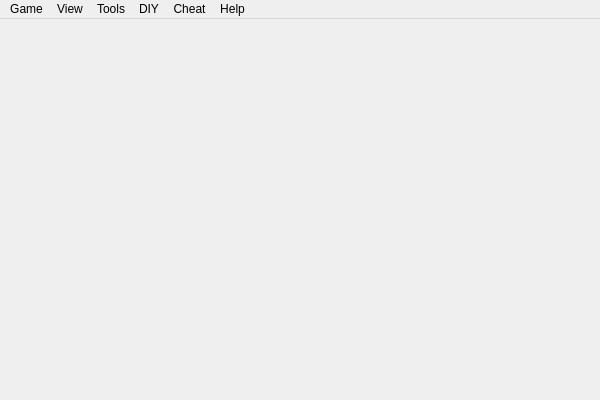
<?xml version="1.0" encoding="UTF-8"?>
<ui version="4.0">
 <class>MainWindow</class>
 <widget class="QMainWindow" name="MainWindow">
  <property name="geometry">
   <rect>
    <x>0</x>
    <y>0</y>
    <width>600</width>
    <height>400</height>
   </rect>
  </property>
  <property name="windowTitle">
   <string>Sanguosha</string>
  </property>
  <widget class="QWidget" name="centralWidget"/>
  <widget class="QMenuBar" name="menuBar">
   <property name="geometry">
    <rect>
     <x>0</x>
     <y>0</y>
     <width>600</width>
     <height>23</height>
    </rect>
   </property>
   <widget class="QMenu" name="menuGame">
    <property name="title">
     <string>Game</string>
    </property>
    <addaction name="actionStart_Game"/>
    <addaction name="actionStart_Server"/>
    <addaction name="actionPC_Console_Start"/>
    <addaction name="actionReplay"/>
    <addaction name="actionExit"/>
   </widget>
   <widget class="QMenu" name="menuOptions">
    <property name="title">
     <string>Tools</string>
    </property>
    <addaction name="actionConfigure"/>
    <addaction name="actionGeneral_Overview"/>
    <addaction name="actionCard_Overview"/>
    <addaction name="actionStat_Overview"/>
    <addaction name="actionScenario_Overview"/>
    <addaction name="actionGame_Infomation"/>
    <addaction name="actionBroadcast"/>
    <addaction name="actionAI_Melee"/>
    <addaction name="actionReplay_file_convert"/>
    <addaction name="separator"/>
    <addaction name="actionEnable_Hotkey"/>
    <addaction name="actionExpand_dashboard"/>
    <addaction name="actionView_Discarded"/>
    <addaction name="actionView_distance"/>
    <addaction name="actionServerInformation"/>
    <addaction name="actionSurrender"/>
    <addaction name="actionKick"/>
    <addaction name="actionSaveRecord"/>
   </widget>
   <widget class="QMenu" name="menuHelp">
    <property name="title">
     <string>Help</string>
    </property>
    <addaction name="actionAbout"/>
    <addaction name="actionAbout_Qt"/>
    <addaction name="actionAbout_irrKlang"/>
    <addaction name="actionAcknowledgement"/>
    <addaction name="separator"/>
    <addaction name="actionRole_assign_table"/>
   </widget>
   <widget class="QMenu" name="menuView">
    <property name="title">
     <string>View</string>
    </property>
    <addaction name="actionShow_Hide_Menu"/>
    <addaction name="actionFullscreen"/>
    <addaction name="actionMinimize_to_system_tray"/>
   </widget>
   <widget class="QMenu" name="menuCheat">
    <property name="enabled">
     <bool>true</bool>
    </property>
    <property name="title">
     <string>Cheat</string>
    </property>
    <addaction name="actionGet_card"/>
    <addaction name="actionDamage_maker"/>
    <addaction name="actionDeath_note"/>
    <addaction name="actionRevive_wand"/>
    <addaction name="actionMp_maker"/>
    <addaction name="actionSend_lowlevel_command"/>
   </widget>
   <widget class="QMenu" name="menuDIY">
    <property name="title">
     <string>DIY</string>
    </property>
    <addaction name="actionCard_editor"/>
    <addaction name="actionScript_editor"/>
    <addaction name="actionPackaging"/>
   </widget>
   <addaction name="menuGame"/>
   <addaction name="menuView"/>
   <addaction name="menuOptions"/>
   <addaction name="menuDIY"/>
   <addaction name="menuCheat"/>
   <addaction name="menuHelp"/>
  </widget>
  <action name="actionExit">
   <property name="text">
    <string>Exit</string>
   </property>
  </action>
  <action name="actionConfigure">
   <property name="enabled">
    <bool>true</bool>
   </property>
   <property name="icon">
    <iconset>
     <normaloff>../image/system/settings.png</normaloff>../image/system/settings.png</iconset>
   </property>
   <property name="text">
    <string>Configure</string>
   </property>
  </action>
  <action name="actionStart_Server">
   <property name="text">
    <string>Start server</string>
   </property>
   <property name="shortcut">
    <string>Ctrl+S</string>
   </property>
  </action>
  <action name="actionStart_Game">
   <property name="text">
    <string>Start game</string>
   </property>
   <property name="shortcut">
    <string>Ctrl+G</string>
   </property>
  </action>
  <action name="actionGeneral_Overview">
   <property name="text">
    <string>General overview</string>
   </property>
   <property name="shortcut">
    <string>Ctrl+E</string>
   </property>
  </action>
  <action name="actionAbout">
   <property name="text">
    <string>About</string>
   </property>
  </action>
  <action name="actionCard_Overview">
   <property name="text">
    <string>Card overview</string>
   </property>
   <property name="shortcut">
    <string>Ctrl+R</string>
   </property>
  </action>
  <action name="actionStat_Overview">
   <property name="text">
    <string>Stat overview</string>
   </property>
  </action>
  <action name="actionEnable_Hotkey">
   <property name="checkable">
    <bool>true</bool>
   </property>
   <property name="text">
    <string>Enable hotkey</string>
   </property>
  </action>
  <action name="actionAbout_Qt">
   <property name="text">
    <string>About Qt</string>
   </property>
  </action>
  <action name="actionView_Discarded">
   <property name="enabled">
    <bool>false</bool>
   </property>
   <property name="text">
    <string>View Discarded</string>
   </property>
   <property name="shortcut">
    <string>Ctrl+D</string>
   </property>
  </action>
  <action name="actionView_distance">
   <property name="enabled">
    <bool>false</bool>
   </property>
   <property name="text">
    <string>View distance</string>
   </property>
   <property name="shortcut">
    <string>Ctrl+I</string>
   </property>
  </action>
  <action name="actionServerInformation">
   <property name="enabled">
    <bool>false</bool>
   </property>
   <property name="text">
    <string>Server information</string>
   </property>
  </action>
  <action name="actionKick">
   <property name="enabled">
    <bool>false</bool>
   </property>
   <property name="text">
    <string>Kick</string>
   </property>
  </action>
  <action name="actionReplay">
   <property name="text">
    <string>Replay</string>
   </property>
  </action>
  <action name="actionSaveRecord">
   <property name="enabled">
    <bool>false</bool>
   </property>
   <property name="text">
    <string>Save battle record</string>
   </property>
  </action>
  <action name="actionFullscreen">
   <property name="text">
    <string>Fullscreen</string>
   </property>
   <property name="shortcut">
    <string>Alt+Return</string>
   </property>
  </action>
  <action name="actionShow_Hide_Menu">
   <property name="text">
    <string>Show/Hide menu</string>
   </property>
   <property name="shortcut">
    <string>Alt+M</string>
   </property>
  </action>
  <action name="actionSurrender">
   <property name="enabled">
    <bool>false</bool>
   </property>
   <property name="text">
    <string>Surrender</string>
   </property>
  </action>
  <action name="actionMinimize_to_system_tray">
   <property name="text">
    <string>Minimize to system tray</string>
   </property>
   <property name="shortcut">
    <string>Alt+S</string>
   </property>
  </action>
  <action name="actionRole_assign_table">
   <property name="text">
    <string>Role assign table</string>
   </property>
  </action>
  <!--
  <action name="actionScenario_Overview">
   <property name="text">
    <string>Scenario overview</string>
   </property>
  </action>
  -->
  <action name="actionGame_Infomation">
   <property name="text">
    <string>Game infomation</string>
   </property>
  </action>
  <action name="actionAbout_irrKlang">
   <property name="text">
    <string>About irrKlang</string>
   </property>
  </action>
  <action name="actionScript_editor">
   <property name="enabled">
    <bool>true</bool>
   </property>
   <property name="text">
    <string>Script editor</string>
   </property>
  </action>
  <action name="actionBroadcast">
   <property name="text">
    <string>Broadcast ...</string>
   </property>
  </action>
  <action name="actionAcknowledgement">
   <property name="text">
    <string>Acknowledgement</string>
   </property>
  </action>
  <action name="actionDamage_maker">
   <property name="enabled">
    <bool>true</bool>
   </property>
   <property name="text">
    <string>Damage maker</string>
   </property>
  </action>
  <action name="actionMp_maker">
   <property name="enabled">
    <bool>true</bool>
   </property>
   <property name="text">
    <string>Mp maker</string>
   </property>
  </action>
  <action name="actionExpand_dashboard">
   <property name="checkable">
    <bool>true</bool>
   </property>
   <property name="text">
    <string>Expand dashboard</string>
   </property>
  </action>
  <action name="actionGet_card">
   <property name="enabled">
    <bool>true</bool>
   </property>
   <property name="text">
    <string>Get card ...</string>
   </property>
  </action>
  <action name="actionDeath_note">
   <property name="text">
    <string>Death note ...</string>
   </property>
  </action>
  <action name="actionRevive_wand">
   <property name="text">
    <string>Revive wand ...</string>
   </property>
  </action>
  <action name="actionCard_editor">
   <property name="text">
    <string>Card editor ...</string>
   </property>
   <property name="shortcut">
    <string>Ctrl+T</string>
   </property>
  </action>
  <action name="actionPC_Console_Start">
   <property name="text">
    <string>PC Console Start</string>
   </property>
  </action>
  <action name="actionPackaging">
   <property name="text">
    <string>Package manager ...</string>
   </property>
   <property name="shortcut">
    <string>Ctrl+P</string>
   </property>
  </action>
  <action name="actionAI_Melee">
   <property name="text">
    <string>AI Melee</string>
   </property>
   <property name="shortcut">
    <string>Ctrl+M</string>
   </property>
  </action>
  <action name="actionReplay_file_convert">
   <property name="text">
    <string>Replay file convert ...</string>
   </property>
  </action>
  <action name="actionSend_lowlevel_command">
   <property name="text">
    <string>Send lowlevel command ...</string>
   </property>
  </action>
 </widget>
 <layoutdefault spacing="6" margin="11"/>
 <resources/>
 <connections/>
</ui>
